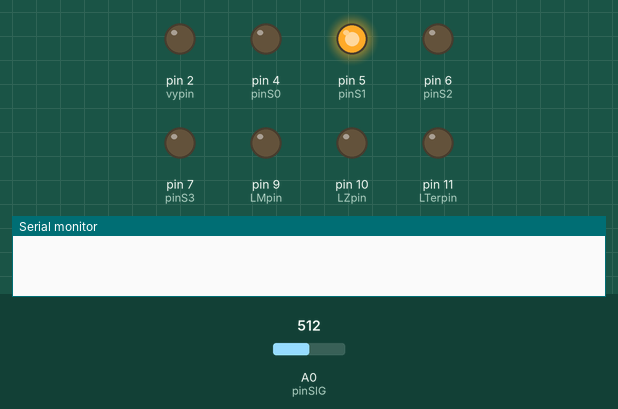
Simulated run of this sketch. Board: Arduino Uno, built with avr-gcc and run on an emulated ATmega328P. Shown: output pins drawn as LEDs (lit = HIGH), the last lines printed to the serial monitor. Inputs (shaded band) come from the test bench; at power-on: A0 (pinSIG) = 512. Random numbers use the default seed unless the sketch sets one.

Above: at 0.8 s.
0.9 s: A0 (pinSIG) set to 900
At 3.8 s:
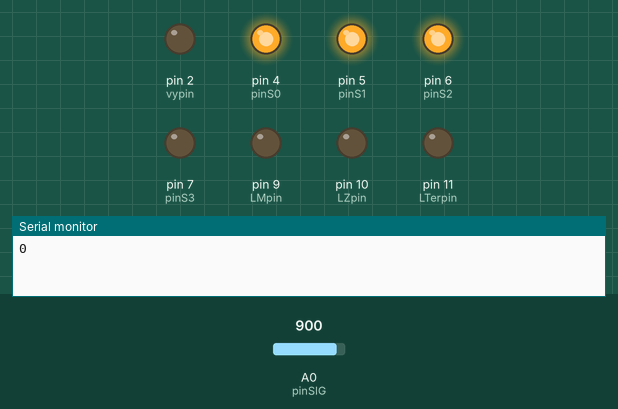
3.9 s: A0 (pinSIG) set to 814
6.9 s: A0 (pinSIG) set to 789
At 8.3 s:
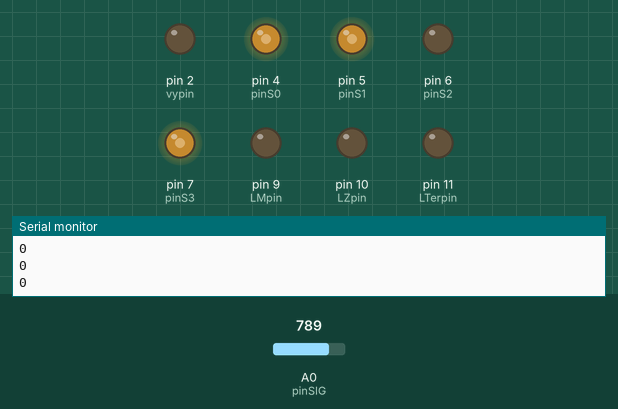
8.6 s: A0 (pinSIG) set to 1023
At 9.3 s:
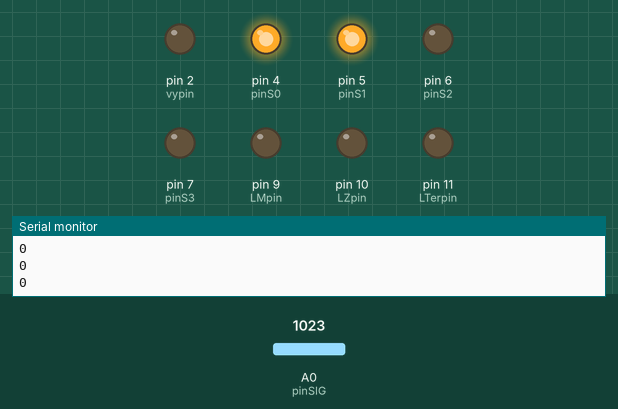
11.6 s: A0 (pinSIG) set to 716
At 13.2 s:
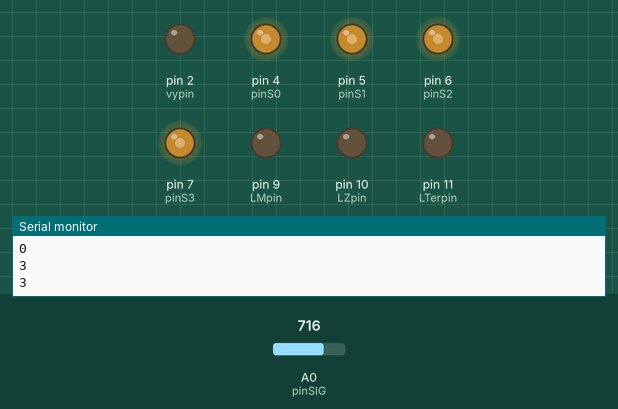
Timing chart, 0 to 14.5 s (numbered marks = the images above; inputs shaded):
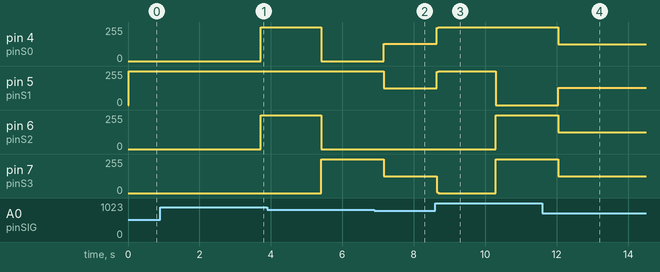

The sketch:

PSX.ino
```cpp
#include <Adafruit_NeoPixel.h>

int citlivost = 800; // 0-1023, urcuje hranici

int starterc = 2;

int vypin = 2;

int LMpin = 9;
int LZpin = 10;
int LTerpin = 11;

int pinS0 = 4;
int pinS1 = 5;
int pinS2 = 6;
int pinS3 = 7;
int pinSIG = A0;

int rozsah[16][2]={
  {0,4},   //0
  {5,9},   //1
  {10,14}, //2
  {15,19}, //3
  {20,24}, //4
  {25,29}, //5
  {30,34}, //6
  {35,39}, //7
  {40,44}, //8
  {45,49}, //9
  {50,54}, //10
  {55,59}, //11
  {60,64}, //12
  {65,69}, //13
  {70,74}, //14
  {75,79}  //15
};

Adafruit_NeoPixel LEDterce = Adafruit_NeoPixel(80, LTerpin, NEO_GRB + NEO_KHZ800);
Adafruit_NeoPixel LEDmag = Adafruit_NeoPixel(36, LMpin, NEO_GRB + NEO_KHZ800);
Adafruit_NeoPixel LEDzlu = Adafruit_NeoPixel(36, LZpin, NEO_GRB + NEO_KHZ800);

int skorem = 0;
int skorez = 0;

bool stav = 0;

int Mterc;
int Zterc;

int rychblik = 500; //ms

void setup() {

  Serial.begin(9600);

  pinMode(vypin, OUTPUT);

  pinMode(LTerpin, OUTPUT);
  pinMode(LMpin, OUTPUT);
  pinMode(LZpin, OUTPUT);

  pinMode(pinS0, OUTPUT);
  pinMode(pinS1, OUTPUT);
  pinMode(pinS2, OUTPUT);
  pinMode(pinS3, OUTPUT);

  Serial.begin(9600);

  for(int i = rozsah[starterc][0]; i <= rozsah[starterc][1];i++){

      LEDterce.setPixelColor(i, LEDterce.Color(255,0,0));

      LEDterce.show();
  }

  do {
  delay(1);
  //Serial.println(nactiKanal(starterc));
  } while (citlivost>nactiKanal(starterc));

  LEDmag.setPixelColor(0, LEDmag.Color(255,0,255));
  LEDzlu.setPixelColor(0, LEDzlu.Color(255,255,0));
  LEDmag.show();
  LEDzlu.show();

  for(int i=0;i<80;i++){

      LEDterce.setPixelColor(i, LEDterce.Color(255,60,0));

      LEDterce.show();
  }

  delay(1000);

  for(int i=0;i<80;i++){

      LEDterce.setPixelColor(i, LEDterce.Color(0,255,0));

      LEDterce.show();
  }

  delay(1000);

  for(int i=0;i<80;i++){

      LEDterce.setPixelColor(i, LEDterce.Color(0,0,0));

      LEDterce.show();
  }

}

void loop() {

  Serial.println(skorez);

  if(skorem < 36 && skorez < 36){

    do {

      Mterc = random(0,16);
        int r = random(17,20);
      delay(r);
      Zterc = random(0,16);

    } while (Mterc == Zterc);


    for(int i = rozsah[Mterc][0]; i <= rozsah[Mterc][1];i++){

      LEDterce.setPixelColor(i, LEDterce.Color(255,0,255));

      LEDterce.show();
    }

    for(int i = rozsah[Zterc][0]; i <= rozsah[Zterc][1];i++){

      LEDterce.setPixelColor(i, LEDterce.Color(255,255,0));

      LEDterce.show();
    }

    do{
      if(nactiKanal(Mterc)>citlivost){
        skorem = skorem + 3;

        for(int i=0;i<=skorem;i++){

          LEDmag.setPixelColor(i, LEDmag.Color(255,0,255));

          LEDmag.show();
        }

        for(int i=0;i<6;i++){

          for(int i = rozsah[Mterc][0]; i <= rozsah[Mterc][1];i++){

            LEDterce.setPixelColor(i, LEDterce.Color(0,0,0));

            LEDterce.show();
          }

          delay(100);

          for(int i = rozsah[Mterc][0]; i <= rozsah[Mterc][1];i++){

            LEDterce.setPixelColor(i, LEDterce.Color(255,0,255));

            LEDterce.show();
          }

          delay(100);


        }

        stav = 1;
      }
      else if(nactiKanal(Zterc)>citlivost){
        skorez = skorez + 3;

        for(int i=0;i<=skorez;i++){

          LEDzlu.setPixelColor(i, LEDzlu.Color(255,255,0));

          LEDzlu.show();
        }

        for(int i=0;i<6;i++){

          for(int i = rozsah[Zterc][0]; i <= rozsah[Zterc][1];i++){

            LEDterce.setPixelColor(i, LEDterce.Color(0,0,0));

            LEDterce.show();
          }

          delay(100);

          for(int i = rozsah[Zterc][0]; i <= rozsah[Zterc][1];i++){

            LEDterce.setPixelColor(i, LEDterce.Color(255,255,0));

            LEDterce.show();
          }

          delay(100);

        }

        stav = 1;
      };

    } while(stav != 1);

    stav = 0;

    for(int i = 0; i < 80;i++){

            LEDterce.setPixelColor(i, LEDterce.Color(0,0,0));

            LEDterce.show();
    }


  }
  else if (skorem >= 36 && skorez < 36){

    for(int i=0;i<11;i++){

      for(int i=0;i<36;i++){

        LEDmag.setPixelColor(i, LEDmag.Color(0,0,0));

        LEDmag.show();
      }

      for(int i=0;i<80;i++){

        LEDterce.setPixelColor(i, LEDterce.Color(0,0,0));

        LEDterce.show();
      }

      delay(rychblik);

      for(int i=0;i<36;i++){

        LEDmag.setPixelColor(i, LEDmag.Color(255,0,255));

        LEDmag.show();
      }

      for(int i=0;i<80;i++){

        LEDterce.setPixelColor(i, LEDterce.Color(255,0,255));

        LEDterce.show();
      }

      delay(rychblik);

    }

    for(int i=0;i<80;i++){

      LEDterce.setPixelColor(i, LEDterce.Color(0,0,0));

      LEDterce.show();
    }

    for(int i=0;i<36;i++){

      LEDmag.setPixelColor(i, LEDmag.Color(0,0,0));

      LEDmag.show();
    }

    for(int i=0;i<36;i++){

      LEDzlu.setPixelColor(i, LEDzlu.Color(0,0,0));

      LEDzlu.show();
    }

    digitalWrite(vypin, HIGH);

  }
  else if (skorem < 36 && skorez >= 36){

    for(int i=0;i<11;i++){

      for(int i=0;i<36;i++){

        LEDzlu.setPixelColor(i, LEDzlu.Color(0,0,0));

        LEDzlu.show();
      }

      for(int i=0;i<80;i++){

        LEDterce.setPixelColor(i, LEDterce.Color(0,0,0));

        LEDterce.show();
      }

      delay(rychblik);

      for(int i=0;i<36;i++){

        LEDzlu.setPixelColor(i, LEDzlu.Color(255,255,0));

        LEDzlu.show();
      }

      for(int i=0;i<80;i++){

        LEDterce.setPixelColor(i, LEDterce.Color(255,255,0));

        LEDterce.show();
      }

      delay(rychblik);

    }

    for(int i=0;i<80;i++){

      LEDterce.setPixelColor(i, LEDterce.Color(0,0,0));

      LEDterce.show();
    }

    for(int i=0;i<36;i++){

      LEDmag.setPixelColor(i, LEDmag.Color(0,0,0));

      LEDmag.show();
    }

    for(int i=0;i<36;i++){

      LEDzlu.setPixelColor(i, LEDzlu.Color(0,0,0));

      LEDzlu.show();
    }

    digitalWrite(vypin, HIGH);
  }
  else{
    Serial.println("chyba!");
  };
}

int nactiKanal(int kanal){

  int ovladaciPiny[] = {pinS0, pinS1, pinS2, pinS3};

  int kanaly[16][4]={
    {0,0,0,0},  // kanál  0
    {1,0,0,0},  // kanál  1
    {0,1,0,0},  // kanál  2
    {1,1,0,0},  // kanál  3
    {0,0,1,0},  // kanál  4
    {1,0,1,0},  // kanál  5
    {0,1,1,0},  // kanál  6
    {1,1,1,0},  // kanál  7
    {0,0,0,1},  // kanál  8
    {1,0,0,1},  // kanál  9
    {0,1,0,1},  // kanál 10
    {1,1,0,1},  // kanál 11
    {0,0,1,1},  // kanál 12
    {1,0,1,1},  // kanál 13
    {0,1,1,1},  // kanál 14
    {1,1,1,1}   // kanál 15
  };

  for(int i = 0; i < 4; i ++){
    digitalWrite(ovladaciPiny[i], kanaly[kanal][i]);
  }

  int napetiSIG = analogRead(pinSIG);

  return napetiSIG;
}
```

Measured:
- the behaviour switches between 801 and 800 on A0 (pinSIG) (found by bisection; images 1 and 2)
- after the input at 0.9 s, pin 4 (pinS0), pin 6 (pinS2): 0/255 → 255/255 after 2.8 s
- after the input at 6.9 s, pin 4 (pinS0): 0/255 → 128/255 after 0.26 s; pin 7 (pinS3): 255/255 → 127/255 after 0.26 s
- after the input at 8.6 s, pin 4 (pinS0): 128/255 → 255/255 at once; pin 5 (pinS1): 127/255 → 255/255 at once, → 0/255 1.7 s later; pin 6 (pinS2): 0/255 → 255/255 after 1.7 s; pin 7 (pinS3): 127/255 → 0/255 at once, → 255/255 1.7 s later
- after the input at 11.6 s, pin 6 (pinS2): 255/255 → 127/255 after 0.45 s
